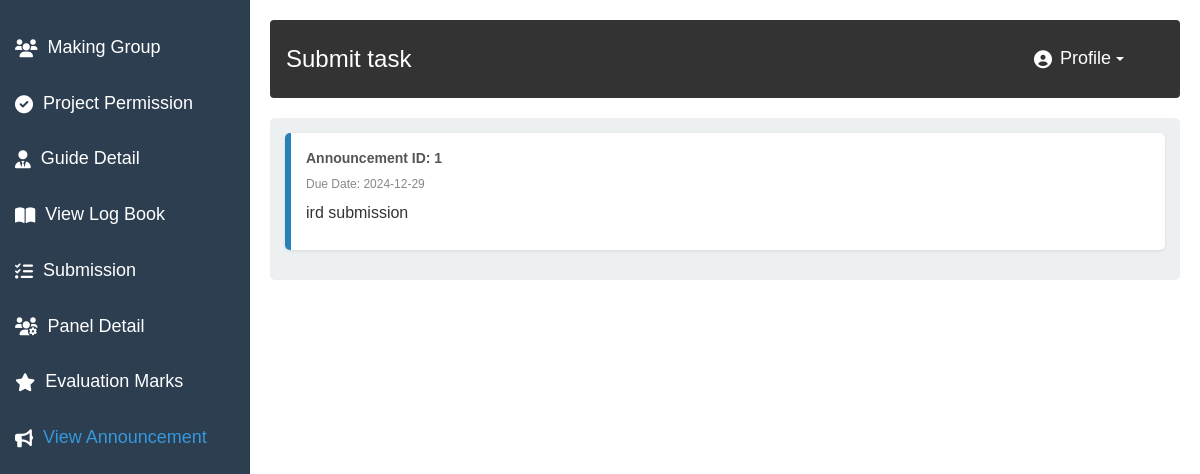
The page /StudentViewAnnouncement.php (signed in) on the database its author committed.
### tables this page shows
CREATE TABLE `announcement` (
  `id` int(11) NOT NULL,
  `Message` text NOT NULL,
  `date` date NOT NULL
);

### StudentViewAnnouncement.php (the view, shortened to what this page needs)
<?php
include 'connection.php';
?>
<html lang="en">
    <head>
        <link rel="stylesheet" href="https://maxcdn.bootstrapcdn.com/bootstrap/3.4.1/css/bootstrap.min.css">
        <link rel="stylesheet" href="https://maxcdn.bootstrapcdn.com/bootstrap/3.4.1/css/bootstrap.min.css">
        <link rel="stylesheet" href="https://maxcdn.bootstrapcdn.com/bootstrap/3.4.1/css/bootstrap.min.css">
        <link href="style.css" rel="stylesheet" type="text/css"/>
        <link rel="stylesheet" href="https://cdnjs.cloudflare.com/ajax/libs/font-awesome/6.0.0-beta3/css/all.min.css">
    </head>
    <body>
        <div class="sidebar">
            <a href="StudentMakeGroup.php">
                <i class="fa fa-users"></i>
                <p>Making Group</p>
            </a>
            <a href="StudentProPermission.php">
                <i class="fa fa-check-circle"></i>
                <p>Project Permission</p>
            </a>
            <a href="StudentGuideDetail.php">
                <i class="fa fa-user-tie"></i>
                <p>Guide Detail</p>
            </a>
            <a href="StudentLogBook.php">
                <i class="fa fa-book-open"></i>
                <p>View Log Book</p>
            </a>
            <a href="SudentTask.php">
                <i class="fa fa-tasks"></i>
                <p>Submission</p>
            </a>
            <a href="SudentPanelDetail.php">
                <i class="fa fa-users-cog"></i>
                <p>Panel Detail</p>
            </a>
            <a href="StudentEvaluationMark.php">
                <i class="fa fa-star"></i>
                <p>Evaluation Marks</p>
            </a>
            <a href="StudentViewAnnouncement.php">
                <i class="fas fa-bullhorn"></i>
                <p class="addsf">View Announcement</p>
            </a>
        </div>
        <div class="main-content">
            <div class="navbar">
                <h1 style="margin:0px;padding: 0px;width: 200px;">Submit task</h1>
                <div class="nav-links">
                    <div class="dropdown">
                        <button class="profile-btn" class="dropdown-toggle" type="button" data-toggle="dropdown">
                            <i class="fas fa-user-circle"></i> Profile <span class="caret"></span>
                        </button>
                    </div>
                </div>
            </div>
            <?php
            $select = "SELECT * FROM announcement ORDER BY date DESC";
            $selectq = mysqli_query($c, $select);
            ?>
            <div class="section">
                <?php while ($row = mysqli_fetch_assoc($selectq)) { ?>
                    <div class="announcement">
                        <p class="announcement-id">Announcement ID: <?php echo $row['id']; ?></p>
                        <p class="announcement-date">Due Date: <?php echo $row['date']; ?></p>
                        <p class="announcement-message"><?php echo $row['Message']; ?></p>
                    </div>
                <?php } ?>
            </div>
        </div>
    </body>
</html>

### style.css (style rules this page uses)
* { margin: 0; padding: 0; box-sizing: border-box; }
body { font-family: Arial, sans-serif; background-color: #f4f4f4; }
.navbar { background-color: #333; color: #fff; padding: 15px; display: flex; align-items: center; }
.navbar h1 { margin-left: 20px; font-size: 24px; }
.nav-links { display: flex; margin-right: 20px; }
.sidebar { width: 250px; background-color: #2c3e50; position: fixed; height: 100%; padding-top: 20px; overflow-y: auto; }
.sidebar p { margin: 0px; padding: 0px; }
.sidebar a { padding: 15px; text-decoration: none; font-size: 18px; color: #fff; display: block; display: flex; align-items: center; }
.sidebar a i { margin-right: 10px; }
.main-content { margin-left: 250px; padding: 20px; background-color: #fff; height: 100vh; }
.section { background-color: #ecf0f1; padding: 15px; margin-bottom: 20px; border-radius: 5px; }
button { padding: 10px 15px; background-color: #2980b9; color: #fff; border: none; cursor: pointer; border-radius: 5px; }
i { font-size: 18px; }
.addsf { color: #3498DB; }
.profile-btn { background-color: transparent; color: white; border: none; padding: 10px 20px; font-size: 18px; cursor: pointer; display: flex; align-items: center; }
.profile-btn i { margin-right: 8px; }
.caret { border-top: 4px solid white; margin-left: 5px; }

### StudentViewAnnouncement.php (style rules this page uses)
.announcement { background-color: #ffffff; padding: 15px; margin-bottom: 15px; border-left: 6px solid #2980b9; border-radius: 5px; box-shadow: 0 1px 3px rgba(0, 0, 0, 0.1); }
.announcement-id { font-size: 14px; color: #555; font-weight: bold; margin-bottom: 8px; }
.announcement-message { font-size: 16px; color: #333; line-height: 1.5; }
.announcement-date { font-size: 12px; color: #888; margin-bottom: 8px; }

### rows shown on the page
announcement: id "1", date "2024-12-29", Message "ird submission"
